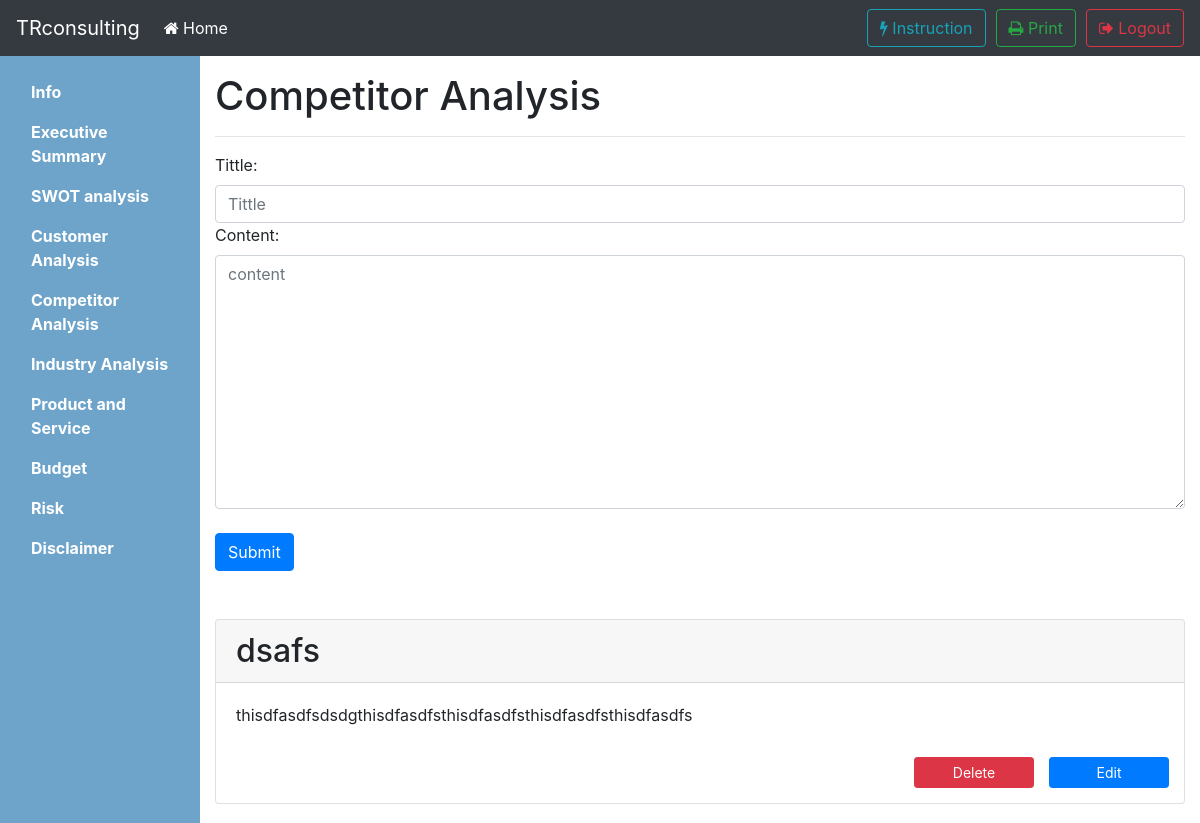
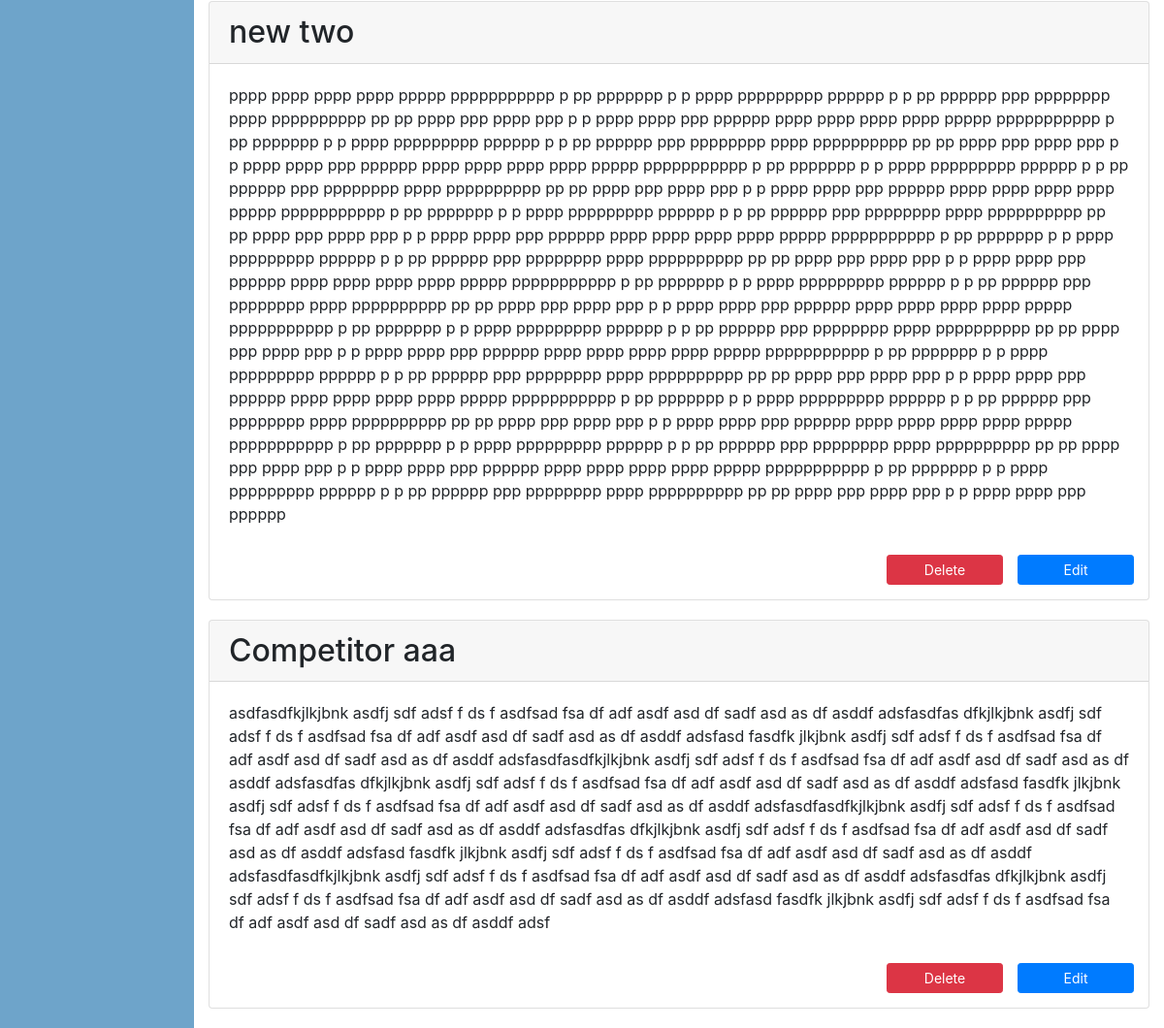
The page /1/competitoranalysis (signed in) on the database its author committed (2 pictures, top to bottom).
### tables this page shows
CREATE TABLE COMPETITORANALYSIS(pid INTEGER, did INTEGER PRIMARY KEY, tt TEXT NOT NULL, pg TEXT NOT NULL, FOREIGN KEY (pid) REFERENCES user(id));

### bpb.py (the view)
@app.route('/<int:pid>/competitoranalysis',methods=['GET','POST'])
def competitoranalysis(pid):
	if 'logged_in' in session:
		if (session['logged_in'] == True):
			if request.method == 'GET':
				data = db_func.select_record('competitoranalysis',pid)
				return render_template('competitoranalysis.html', data=data)
			if request.method == 'POST':
				tt = request.form['tt']
				pg = request.form['pg']
				db_func.insert_record('competitoranalysis',pid,tt,pg)
				flash('successfully insert !')
				return redirect('/%d/competitoranalysis' % pid)
		else:
			return redirect(url_for('login'))
	else:
		return redirect(url_for('login'))

### db_func.py (called while the page is built)
def select_record(table,pid):
	conn = sqlite3.connect('test.db')
	c = conn.cursor()
	c.execute('''SELECT * FROM '%s' WHERE pid='%d' ''' % (table,pid))
	content = c.fetchall()
	conn.commit()
	conn.close()
	return content

### templates/competitoranalysis.html (shortened to what this page needs)
{% extends "layout.html" %}
{% block main %}
			<main class="col-sm-9 ml-sm-auto col-md-10 pt-3" role="main">
				<h1>Competitor Analysis</h1>
				<section class="placeholders">
					<div>
						<hr>
						<form class="form" method="post">
							<label for="pg">Tittle:</label>
							<input id="tt" name="tt" class="form-control" placeholder="Tittle" required>
							<label for="pg">Content:</label>
							<textarea rows="10" id="pg" name="pg" class="form-control" placeholder="content" required></textarea>
							<br>
							<input class="btn btn-primary" method = "post" type="submit"></input>
						</form>
				</div>
				</section>
				<br>
				<br>
				<section>
					<div class="streamOfParts">
						{% if data %}
						{% for i in data %}
						<div class="card" style="margin-bottom: 20px;">
							<h2 class="card-header">{{ i[2] }}</h2>
							<div style="white-space: pre-line" class="card-body">{{ i[3] }}</div>
							<div align="right" style="margin-bottom: 15px;">
								<input type="button" class="btn btn-primary btn-sm" data-toggle="modal" data-target="#editModal" onclick="load(this)" style="margin-right: 15px;margin-top:10px;float:right;width: 120px;" value="Edit"></input>
								<input type="button" class="btn btn-sm btn-danger" data-toggle="modal" onclick="deleteFunction(this)" style="margin-right: 15px;margin-top:10px;float:right;width: 120px;" value="Delete" data-target="#delConfirm"> </input>
							</div>
						</div>
						{% endfor %}
						{% endif %}
					</div>
				</section>
			</main>
{% endblock %}

### rows shown on the page
COMPETITORANALYSIS: tt "dsafs", pg "thisdfasdfsdsdgthisdfasdfsthisdfasdfsthisdfasdfsthisdfasdfs"
COMPETITORANALYSIS: tt "new two", pg "pppp pppp pppp pppp ppppp ppppppppppp p pp ppppppp p p pppp ppppppppp pppppp p p pp pppppp ppp pppppppp pppp pppppppppp pp pp pppp ppp pppp ppp p p pppp pppp ppp pppppp pppp pppp pppp pppp ppppp ppppppppppp p pp ppppppp p p pppp ppppppppp pppppp p p pp pppppp ppp pppppppp pppp pppppppppp pp pp pppp ppp pppp ppp p p pppp pppp ppp pppppp pppp pppp pppp pppp ppppp ppppppppppp p pp ppppppp p p pppp ppppppppp pppppp p p pp pppppp ppp pppppppp pppp pppppppppp pp pp pppp ppp pppp ppp p p pppp pppp ppp pppppp pppp pppp pppp pppp ppppp ppppppppppp p pp ppppppp p p pppp ppppppppp pppppp p p pp pppppp ppp pppppppp pppp pppppppppp pp pp pppp ppp pppp ppp p p pppp pppp ppp pppppp pppp pppp pppp pppp…"
COMPETITORANALYSIS: tt "Competitor aaa", pg "asdfasdfkjlkjbnk asdfj sdf adsf f ds f asdfsad fsa df adf asdf asd df sadf asd as df asddf adsfasdfas dfkjlkjbnk asdfj sdf adsf f ds f asdfsad fsa df adf asdf asd df sadf asd as df asddf adsfasd fasdfk jlkjbnk asdfj sdf adsf f ds f asdfsad fsa df adf asdf asd df sadf asd as df asddf adsfasdfasdfkjlkjbnk asdfj sdf adsf f ds f asdfsad fsa df adf asdf asd df sadf asd as df asddf adsfasdfas dfkjlkjbnk asdfj sdf adsf f ds f asdfsad fsa df adf asdf asd df sadf asd as df asddf adsfasd fasdfk jlkjbnk asdfj sdf adsf f ds f asdfsad fsa df adf asdf asd df sadf asd as df asddf adsfasdfasdfkjlkjbnk asdfj sdf adsf f ds f asdfsad fsa df adf asdf asd df sadf asd as df asddf adsfasdfas dfkjlkjbnk asdfj sdf…"
